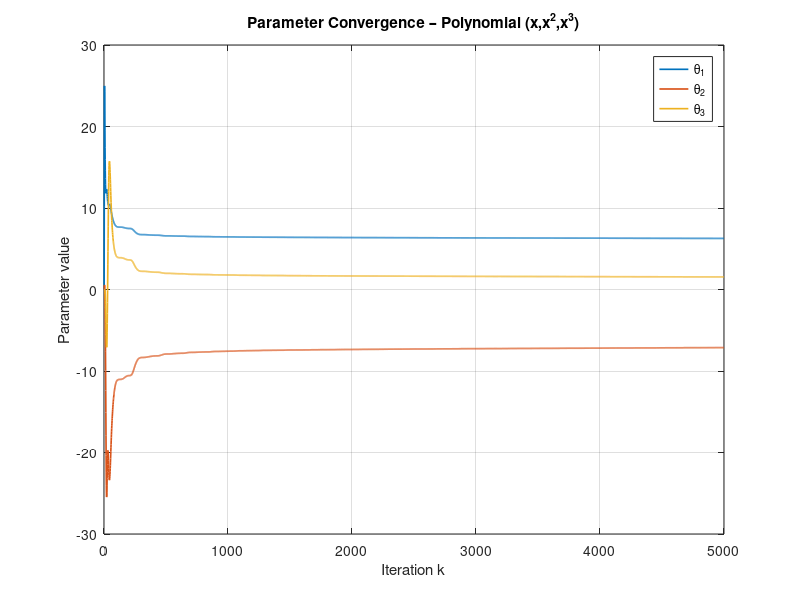
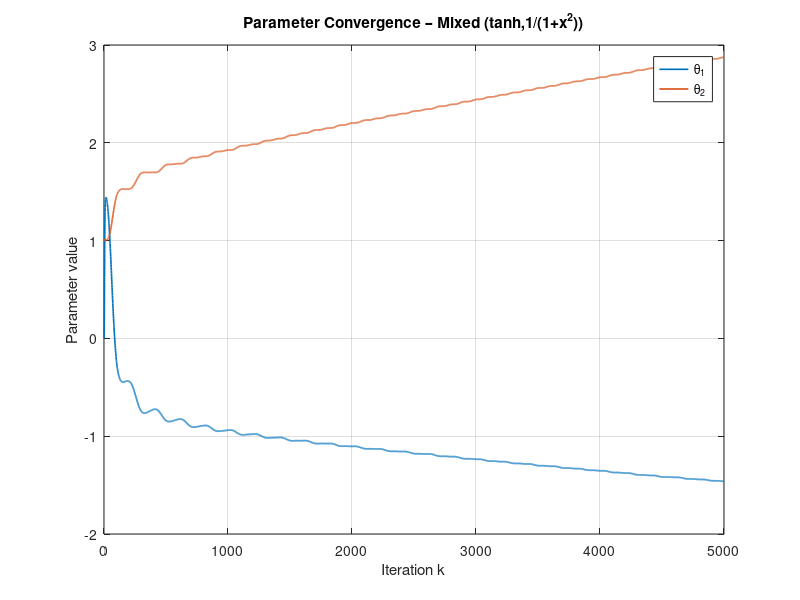
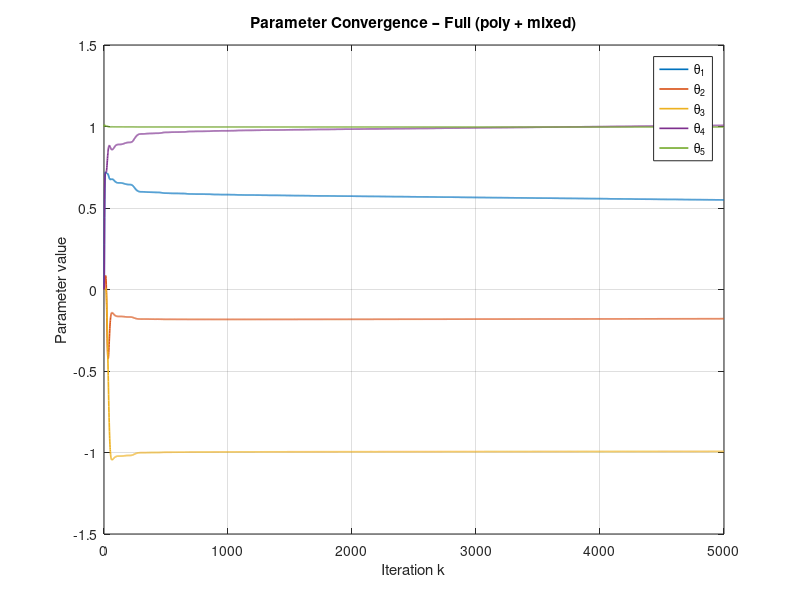

Here is the MATLAB script that generated these plots, in order:
clc;
clear;
close all;

% True system and simulation settings
theta_true = [1.5; 1.0];      % [θ1; θ2] in [0.5, 2]
Ts = 0.01;            % sampling interval
N = 10000;       % number of samples
t = (0:N-1)' * Ts;   % time vector

% input signal u(t): sinusoid with white noise
u = 0.5*sin(2*pi*0.5*t) + 0.1*randn(N,1);

% simulate x(t) via Euler integration of x_dot = f_true(x,u)
x = zeros(N,1);
for k = 1:N-1
    f_val = - x(k)^3 ...
            + theta_true(1)*tanh( x(k) ) ...
            + theta_true(2)/(1 + x(k)^2 ) ...
            + u(k);
    x(k+1) = x(k) + Ts * f_val;
end

% approximate derivative ẋ ≈ Δx/Ts
dx = diff(x) / Ts;
x_mid = x(1:end-1);
u_mid = u(1:end-1);

% Train Test split
train_frac = 0.5;
N_train = floor(length(dx)*train_frac);

x_tr = x_mid(1:N_train);
u_tr = u_mid(1:N_train);
y_tr = dx(1:N_train) - u_mid(1:N_train);   % target = x_dot - u

x_te = x_mid(N_train+1:end);
u_te = u_mid(N_train+1:end);
y_te = dx(N_train+1:end) - u_mid(N_train+1:end);

basis{1}.name = 'Polynomial (x,x^2,x^3)';
basis{1}.Phi = @(z)[ z, z.^2, z.^3 ];

basis{2}.name = 'Mixed (tanh,1/(1+x^2))';
basis{2}.Phi = @(z)[ tanh(z), 1./(1+z.^2) ];

basis{3}.name = 'Full (poly + mixed)';
basis{3}.Phi = @(z)[ z, z.^2, z.^3, tanh(z), 1./(1+z.^2) ];

% RLS parameters
lambda = 1.0;       % forgetting factor
P0     = 1e3;       % initial P matrix diagonal

results = cell(length(basis),1);

for i = 1:length(basis)
    % Build of my regression matrix for train and test
    Phi_tr = basis{i}.Phi(x_tr);
    Phi_te = basis{i}.Phi(x_te);
    
    npar = size(Phi_tr,2);
    theta = zeros(npar,1);
    P = eye(npar)*P0;
    
    theta_hist = zeros(N_train, npar);
    
    % Online RLS loop
    for k = 1:N_train
        phi_k = Phi_tr(k,:)';      % column vector
        yk = y_tr(k);
        
        % RLS gain
        K = (P * phi_k) / ( lambda + phi_k'*P*phi_k );
        
        % update estimate
        theta = theta + K * ( yk - phi_k'*theta );
        
        % update covariance
        P = (P - K*phi_k'*P)/lambda;
        
        theta_hist(k,:) = theta';
    end
    
    % Test‐set MSE
    y_pred = Phi_te * theta;
    MSE= mean( (y_te - y_pred).^2 );
    
    results{i}.name = basis{i}.name;
    results{i}.MSE  = MSE;
    results{i}.theta_hist = theta_hist;
    results{i}.theta_est  = theta;
    
    % Plot convergence
    figure('Name',basis{i}.name,'NumberTitle','off');
    plot(1:N_train, theta_hist, 'LineWidth',1.2);
    xlabel('Iteration k');
    ylabel('Parameter value');
    title(['Parameter Convergence – ' basis{i}.name]);
    legend(arrayfun(@(n) sprintf('\\theta_{%d}',n), 1:npar,'uni',false), ...
           'Location','best');
    grid on;
end

fprintf('\nModel Structure\t\t\t Test MSE\n');
fprintf('---------------------------------------------\n');
for i=1:length(results)
    fprintf('%-30s %12.4e\n', results{i}.name, results{i}.MSE);
end
